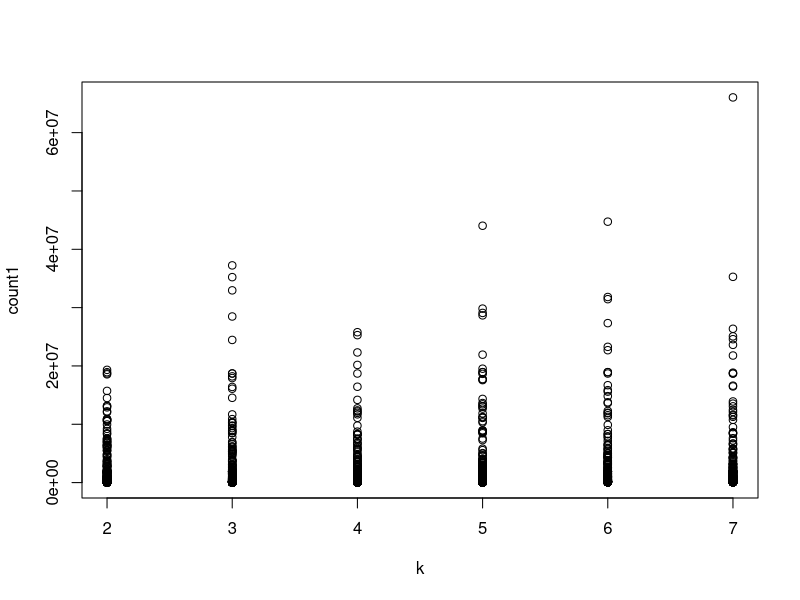
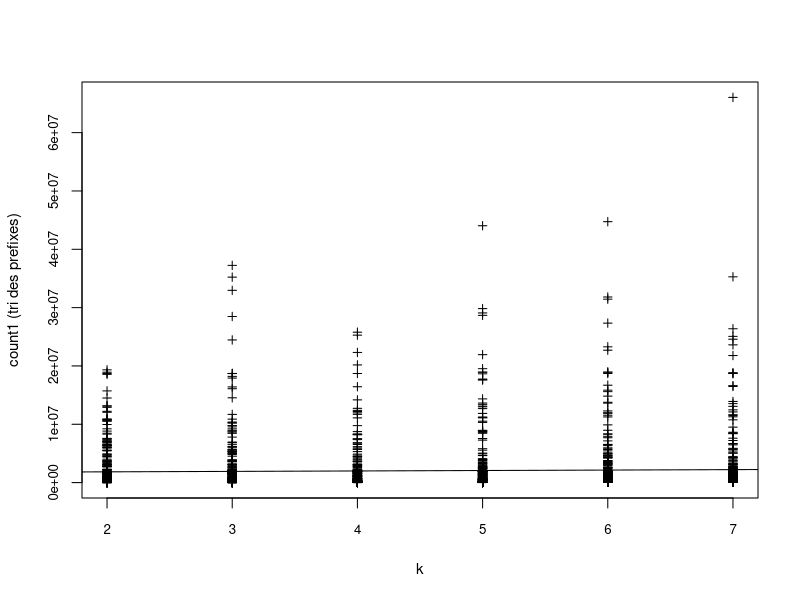
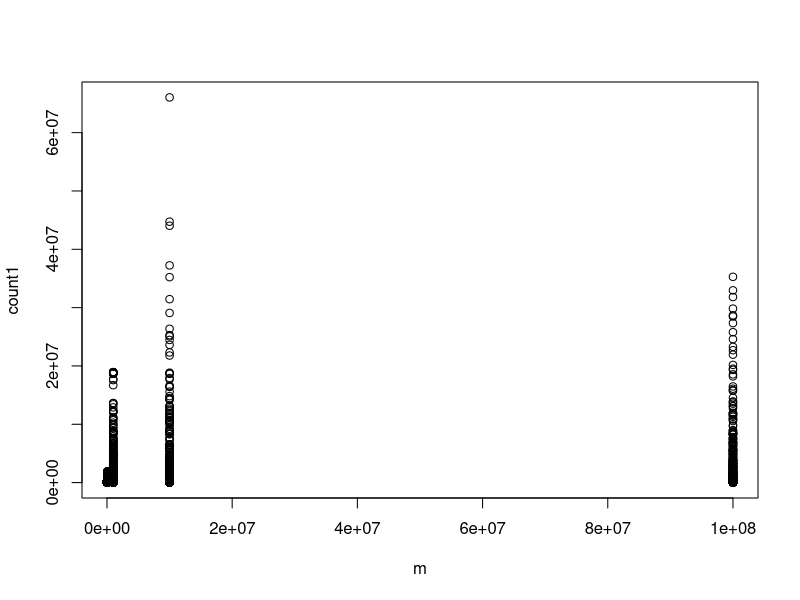
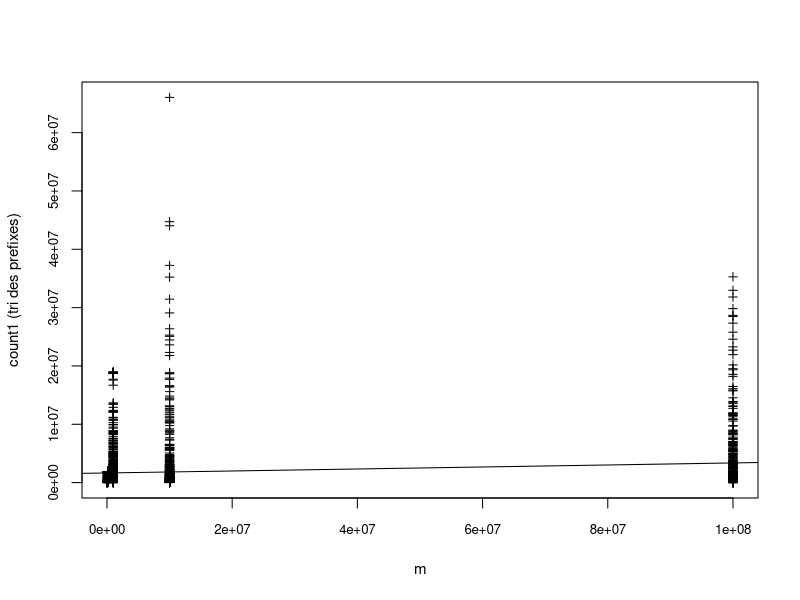
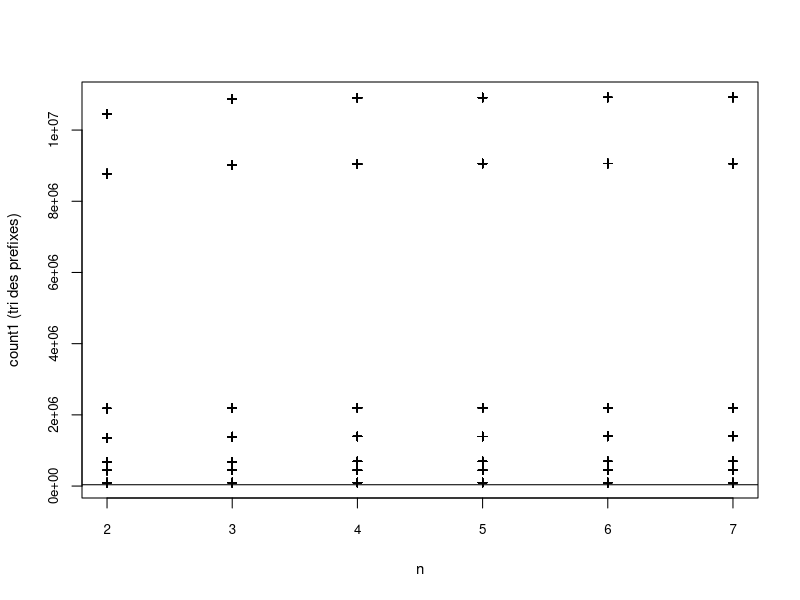
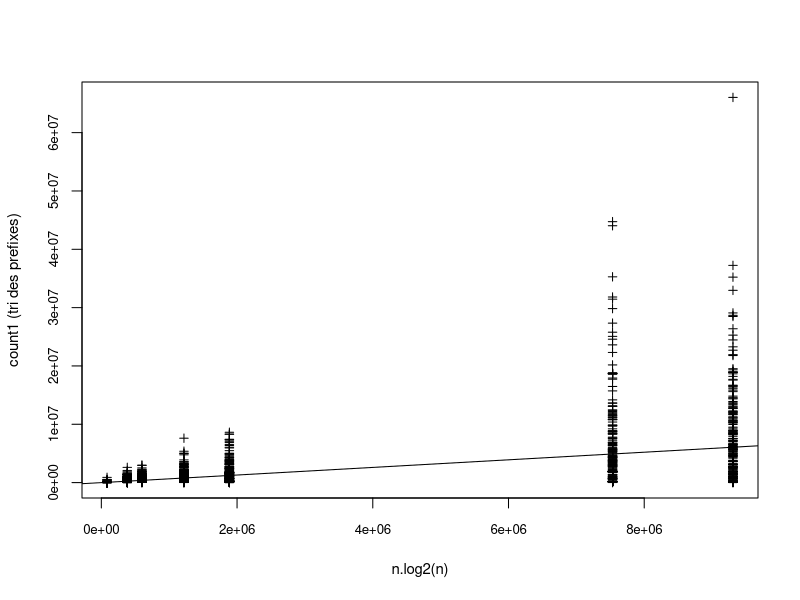
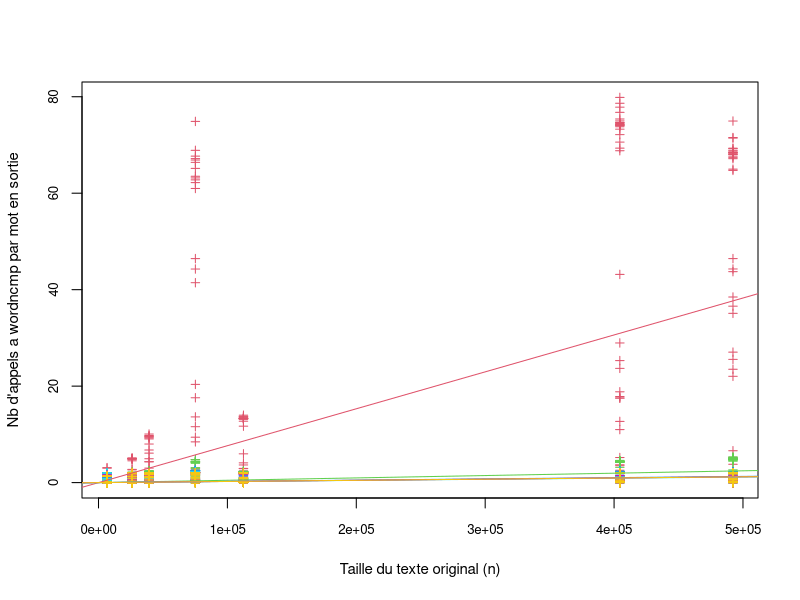
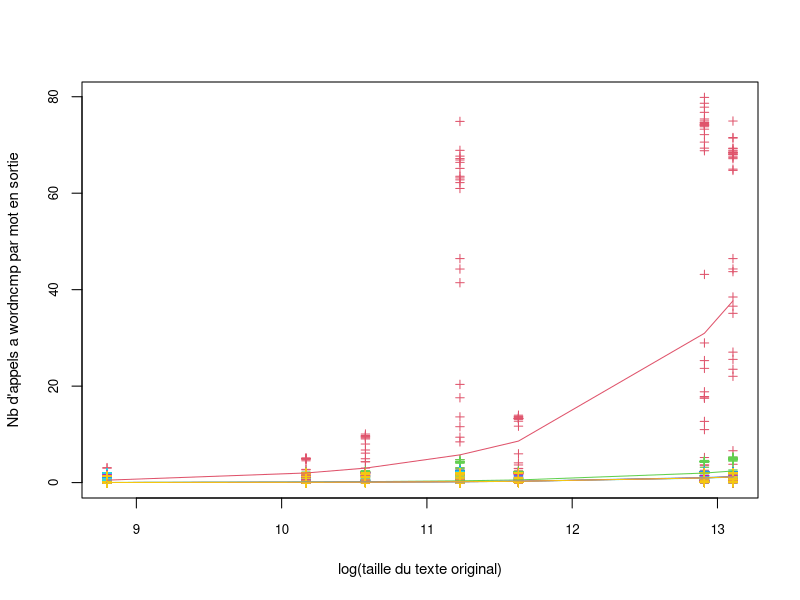

Generate these figures, in order, with R: (Note: this script raises an error after producing the figures.)
data1 <- read.table("out_TRUE_RND_BIG.csv", h=T, sep=";")



# Reorganisation des lignes en les triant par k puis par n
data1 <- data1[order(data1$k, data1$n),]
attach(data1)

##############################################
# On verifie que count1 ne depend pas de k ...
##############################################

plot(k, count1)
# C'est assez moche avec les options par defaut, mais on peut mieux faire
# en jouant avec les options
plot(k, count1, pch=3, xlab="k", ylab="count1 (tri des prefixes)",  cex.lab=0.9, cex.axis=0.8, cex=0.8)

summary(lm(count1 ~ k))
# La pente de la regression lineaire vaut 31.59 et elle n'est pas statistiquement
# differente de 0 (p-value Pr(>|t|) largement superieure a 0.05).
# Le coefficient de determination (R^2) vaut 10^-12, donc quasiment 0.
# On peut l'interpreter comme le pourcentage de variance (de count1) expliqué par
# les variations du paramètre k.
abline(lm(count1 ~ k)) # on voit bien que la pente est quasi nulle


#################
# ... ni de m...
#################

# Verifiez ici que count1 ne depend pas non plus de m
plot(m, count1)
# C'est assez moche avec les options par defaut, mais on peut mieux faire
# en jouant avec les options
plot(m, count1, pch=3, xlab="m", ylab="count1 (tri des prefixes)",  cex.lab=0.9, cex.axis=0.8, cex=0.8)

summary(lm(count1 ~ m))
# La pente de la regression lineaire vaut 45.04 et elle n'est pas statistiquement
# differente de 0 (p-value Pr(>|t|) largement superieure a 0.05).
# Le coefficient de determination (R^2) vaut 10^-28, donc quasiment 0.
# On peut l'interpreter comme le pourcentage de variance (de count1) expliqué par
# les variations du paramètre m.
abline(lm(count1 ~ m))


########################################################################
# ... mais qu'il depend fortement de la taille du fichier d'entree (n)
########################################################################

plot(k, count2, pch=3, xlab="n", ylab="count1 (tri des prefixes)",  cex.lab=0.9, cex.axis=0.8, cex=0.8)
# Faire le fit lineaire de count1 en fonction de n
summary(lm(count1 ~ n))
summary(lm(count1 ~ k))
summary(lm(count1 ~ m))
summary(lm(count2 ~ n))
summary(lm(count2 ~ k))
summary(lm(count2 ~ m))
summary(lm(count3 ~ n))
summary(lm(count3 ~ k))
summary(lm(count3 ~ m))
as.data.frame(list("count1"=c("n"=cor(count1, n), "k"=cor(count1, k), "m"=cor(count1, m)),
     "count2"=c("n"=cor(count2, n), "k"=cor(count2, k), "m"=cor(count2, m)),
     "count3"=c("n"=cor(count3, n), "k"=cor(count3, k), "m"=cor(count3, m)))
)
# Quel R^2 obtenez-vous ?
# R^2 = 0.9994 environ égal à 1
# Ajoutez la droite de regression sur le graphique.
abline(lm(count1 ~ n))

# count1 correspond au nombre de comparaisons faites par le quicksort
# En principe on peut s'attendre a ce que ce nombre soit proportionel
# a n.log_2(n). Regardons si on peut obtenir un meilleur fit si on
# prend n.log_2(n) en x.

log2n <- log(n,2)
z <- n*log2n
plot(z, count1, pch=3, xlab="n.log2(n)", ylab="count1 (tri des prefixes)",  cex.lab=0.9, cex.axis=0.8, cex=0.8)
summary(lm(count1 ~ z + 0)) # le '+ 0' force une ordonnee a l'origine nulle
# R^2 = 1
# On a donc ameliore le fit en prenant en compte notre connaissance de l'algo.
# On pourra faire des predictions plus precises
abline(lm(count1 ~ z + 0))


##################################################################################
# Au lieu de faire 3 regressions lineaires, on peut faire une regression multiple
##################################################################################

lmcount1 <- lm(count1 ~ n + k + m)
summary(lmcount1)
# On voit que seul le parametre n a un coefficient statistiquement different de 0
# (cf les p-values, colonne Pr(>|t|))



# Faites la meme regression multiple pour count2 et count3 : de quels parametres
# dependent-ils ? est-ce attendu etant donne l'algorithme ?
lmcount2 <- lm(count2 ~ n + k + m)
summary(lmcount2)
# Count 2 : Il dépend principalement de n et k. 

lmcount3 <- lm(count3 ~ n + k + m)
summary(lmcount3)
# Count 3 : Il dépend de n, k et m

#####################################
# Analyse plus approfondie de count3
#####################################

# Comme la dependance de count3 a m est trivialement lineaire, elle n'est pas tres interessante,
# donc on va "eliminer" le parametre m en s'interessant a c3 = count3/m.
# On va essayer de faire un graphique qui montre bien comment c depend de n et k.

c3 <- count3/m
plot(n, c3, col=k, pch=3, xlab="Taille du texte original (n)", ylab="Nb d'appels a wordncmp par mot en sortie", cex.lab=0.9, cex.axis=0.8, cex=0.8)

lm2 <- lm(c3[k==2] ~ 0 + n[k==2] )
abline(lm2, col=2)
summary(lm2) # R-squared = 0.8534

lm3 <- lm(c3[k==3] ~ 0 + n[k==3])
abline(lm3, col=3)
summary(lm3) # R-squared = 0.6567

lm4 <- lm(c3[k==4] ~ 0 + n[k==4])
abline(lm4, col=4)
summary(lm4) # R-squared = 0.4577


lm5 <- lm(c3[k==5] ~ 0 + n[k==5])
abline(lm5, col=5)
summary(lm5) # R-squared = 0.4406

lm6 <- lm(c3[k==6] ~ 0 + n[k==6])
abline(lm6, col=6)
summary(lm6) # R-squared = 0.4124

lm7 <- lm(c3[k==7] ~ 0 + n[k==7])
abline(lm7, col=7)
summary(lm7) # R-squared = 0.4236

legend(0, 120, c("k=2", "k=3", "k=4","k=5","k=6", "k=7"), lty="solid", lwd=2, col=2:7, bty="n", cex=0.8)


# Ce serait plus joli d'avoir une echelle log en x.
plot(log(n), c3, col=k, pch=3, xlab="log(taille du texte original)", ylab="Nb d'appels a wordncmp par mot en sortie", cex.lab=0.9, cex.axis=0.8, cex=0.8)

# On ne peut plus utiliser abline pour dessiner le fit lineaire
# car ce n'est plus une droite en echelle semilog. On utilise
# 'lines' avec en y, les fitted.values de l'objet lm.
lines(log(n[k==2]), lm2$fitted.values, col=2)
lines(log(n[k==3]), lm3$fitted.values, col=3)
lines(log(n[k==4]), lm4$fitted.values, col=4)
lines(log(n[k==5]), lm5$fitted.values, col=5)
lines(log(n[k==6]), lm6$fitted.values, col=6)
lines(log(n[k==7]), lm7$fitted.values, col=7)
legend(8.2, 120, c("k=2", "k=3", "k=4","k=5","k=6", "k=7"), lty="solid", lwd=2, col=2:7, bty="n", cex=0.8)


# On est contents, exportons le graphique au format pdf.
# Avec la commande pdf, on ouvre un "device" pdf :
pdf("count3-normalise-vs-n.pdf", w=4, h=4.5)
# On rappelle ensuite les commandes plot, lines et legend
# tout cela va etre trace dans le pdf
plot(log(n), c3, col=k, pch=3, xlab="log(taille du texte original)", ylab="Nb d'appels a wordncmp par mot en sortie", cex.lab=0.9, cex.axis=0.8, cex=0.8)
lines(log(n[k==2]), lm2$fitted.values, col=2)
lines(log(n[k==3]), lm3$fitted.values, col=3)
lines(log(n[k==4]), lm4$fitted.values, col=4)
lines(log(n[k==5]), lm5$fitted.values, col=5)
lines(log(n[k==6]), lm6$fitted.values, col=6)
lines(log(n[k==7]), lm7$fitted.values, col=7)
legend(8.2, 120, c("k=2", "k=3", "k=4","k=5","k=6", "k=7"), lty="solid", lwd=2, col=2:7, bty="n", cex=0.8)
# Pour finaliser le pdf, on utilise dev.off()
dev.off()


###################################################################
# Analyser la correlation du temps CPU avec count1, count2, count3
###################################################################

cputime <- usr + sys
cputime <- time

# Faites le graphique du temps CPU en fonction de count1.
plot(cputime, count1, pch=3, xlab="cputime", ylab="count1 (tri des prefixes)",  cex.lab=0.9, cex.axis=0.8, cex=0.8)
# Faire le fit lineaire de count1 en fonction de n
summary(lm(count1 ~ cputime))
# Quel R^2 obtenez-vous ?
# R^2 = 0.9994 environ égal à 1
# Ajoutez la droite de regression sur le graphique.
abline(lm(count1 ~ cputime))
# Meme question avec count2 et count3.
plot(cputime, count2, pch=3, xlab="cputime", ylab="count2",  cex.lab=0.9, cex.axis=0.8, cex=0.8)
# Faire le fit lineaire de count1 en fonction de n
summary(lm(count2 ~ cputime))
# Quel R^2 obtenez-vous ?
# R^2 = 0.9994 environ égal à 1
# Ajoutez la droite de regression sur le graphique.
abline(lm(count2 ~ cputime))
plot(cputime, count3, pch=3, xlab="cputime", ylab="count3",  cex.lab=0.9, cex.axis=0.8, cex=0.8)
# Faire le fit lineaire de count1 en fonction de n
summary(lm(count3 ~ cputime))
# Quel R^2 obtenez-vous ?
# R^2 = 0.9994 environ égal à 1
# Ajoutez la droite de regression sur le graphique.
abline(lm(count3 ~ cputime))
# Lequel des trois semble le mieux correle au temps CPU ?
# Count 2 ?

# Utilisez cor et cor.test pour analyser plus quantitativement cette correlation.
cor(cputime, count1)
cor(cputime, count2)
cor(cputime, count3)
cor.test(cputime, count2)

plot(data1$time)
subset(data1, m==10000)$time

pdf("time_m_10000_k_2.pdf", w=4, h=4.5)
plot(subset(data1, m==10000 & k==2)$time, ylab="time (ms)")
dev.off()

pdf("time_m_100000_k_2.pdf", w=4, h=4.5)
plot(subset(data1, m==100000 & k==2)$time, ylab="time (ms)")
dev.off()

pdf("time_m_100000_k_2_n_39213.pdf", w=4, h=4.5)
plot(subset(data1, m==100000 & k==2 & n==39213)$time, ylab="time (ms)")
dev.off()

pdf("time_m_100000_n_39213.pdf", w=4, h=4.5)
plot(subset(data1, m==10000 & n==39213)$time, ylab="time (ms)")
dev.off()

# Ecart-type
sd(subset(data1, m==100000 & k==2 & n==39213)$time)
sd(subset(data1, m==100000 & k==7 & n==39213)$time)

d <- subset(data1, m==100000 & n==39213)
ds <- split(d$time, d$k)
ds
ds$`2`
dsl <- as.data.frame(list('2'=ds$`2`,
                   '3'=ds$`3`,
                   '4'=ds$`4`,
                   '5'=ds$`5`,
                   '6'=ds$`6`,
                   '7'=ds$`7`))
dsl <- as.data.frame(list(c('2'=ds$`2`), ds$`3`, ds$`4`))
dsl
sd(dsl)



data2 <- read.table("outTimeSerial_Tick.csv", h=T, sep=";")
data2 <- data2[order(data2$k, data2$n),]
attach(data2)

data3 <- read.table("outTimeParal_Tick.csv", h=T, sep=";")
data3 <- data3[order(data3$k, data3$n),]
attach(data3)

plot(data2$time, ylab="time")
plot(data3$time, ylab="time")

plot(data2$time, ylab="time", col="black")
points(data3$time, col="red")
abline(h=mean(data2$time), col="black")
abline(h=mean(data3$time), col="red")

sd(data2$time)
sd(data3$time)

mean(data2$time)
mean(data3$time)
max(data2$time)
max(data3$time)
min(data2$time)
min(data3$time)
median(data2$time)
median(data3$time)

var(list(data2$time, data3$time))
plot()



dataO0 <- read.table("outSerialO0.csv", h=T, sep=";")
dataO0 <- dataO0[order(dataO0$k, dataO0$n),]
attach(dataO0)

dataO1 <- read.table("outSerialO1.csv", h=T, sep=";")
dataO1 <- dataO0[order(dataO1$k, dataO1$n),]
attach(dataO1)

dataO2 <- read.table("outSerialO2.csv", h=T, sep=";")
dataO2 <- dataO2[order(dataO2$k, dataO2$n),]
attach(dataO2)

dataO3 <- read.table("outSerialO3.csv", h=T, sep=";")
dataO3 <- dataO3[order(dataO3$k, dataO3$n),]
attach(dataO3)

plot(dataO0$time, col="black", ylab="time")
points(dataO3$time, col="red")
abline(h=mean(dataO0$time), col="black")
abline(h=mean(dataO1$time), col="blue")
abline(h=mean(dataO2$time), col="orange")
abline(h=mean(dataO3$time), col="red")
mean(dataO0$time)
mean(dataO3$time)
mean(dataO3$time) / mean(dataO0$time)


dataST <- read.table("outSerialStochTest.csv", h=T, sep=";")
dataST <- dataST[order(dataST$k, dataST$n),]
attach(dataST)

dataSTR <- read.table("outSerialStochTestRnd.csv", h=T, sep=";")
dataSTR <- dataSTR[order(dataSTR$k, dataSTR$n),]
attach(dataSTR)


plot(dataSTR$time, col="black", ylab="time")
points(dataST$time, col="red")
abline(h=mean(dataSTR$time), col="black")
abline(h=mean(dataST$time), col="red")

#######
# Fin
#######

detach(data1)
